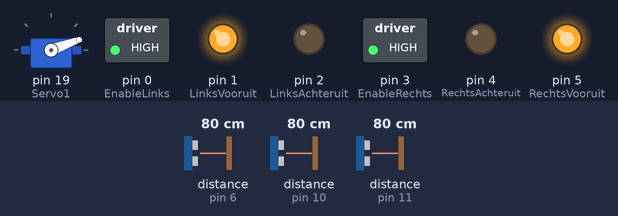
Recording of a sketch running on a simulated Arduino Uno, built with avr-gcc and run on an emulated ATmega328P. Parts: servo, switched loads named in the sketch (green lamp = pin HIGH), output pins drawn as LEDs (lit = HIGH). The inputs (shaded band) are chosen by the test bench; at power-on: distance to the obstacle (sensors on pin 6, pin 10, pin 11) 80 cm. The echo pulse lasts 58.3 µs per cm.

Above: at 1.2 s.
1.3 s: distance to the obstacle (sensor on pin 6) set to 14 cm
2.8 s: distance to the obstacle (sensor on pin 6) set to 11 cm
At 4.0 s:
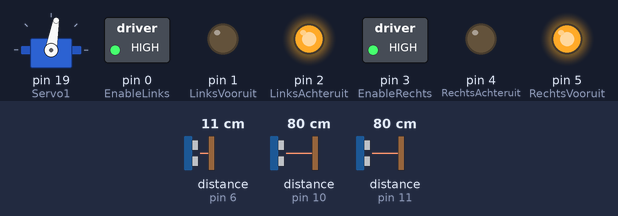
5.8 s: distance to the obstacle (sensor on pin 6) set to 18 cm
At 6.3 s:
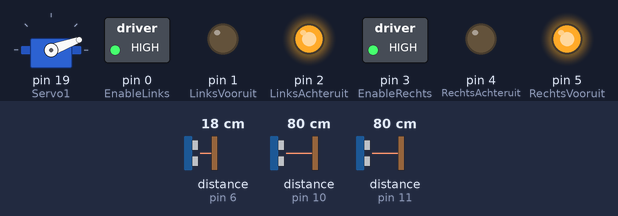
8.8 s: distance to the obstacle (sensor on pin 6) set to 2 cm
At 9.7 s:
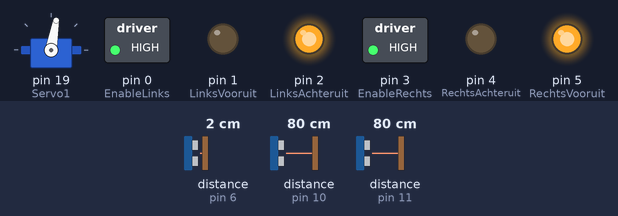
11.8 s: distance to the obstacle (sensor on pin 6) set to 35 cm
At 13.0 s:
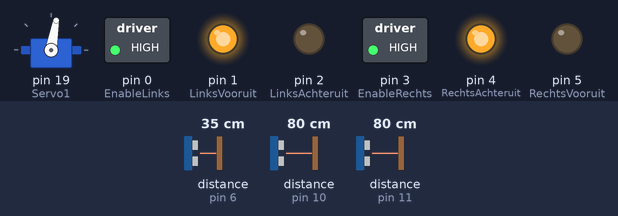
Timing chart, 0 to 15.1 s (numbered marks = the images above; inputs shaded):
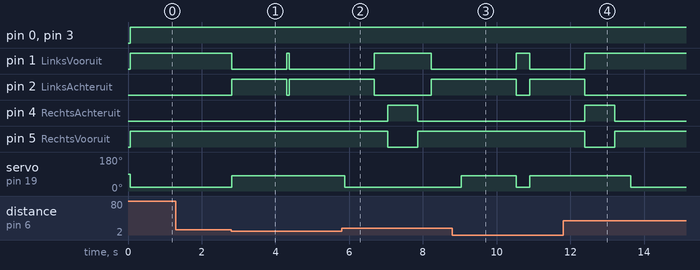

Measured:
- the behaviour switches between 13 and 12 cm on distance to the obstacle (sensor on pin 6) (found by bisection; images 0 and 1)
- after the input at 1.3 s, every drawn part: stays the same
- after the input at 2.8 s, pin 1 (LinksVooruit): HIGH → LOW at once, → HIGH 1.5 s later, → LOW 0.06 s later; pin 2 (LinksAchteruit): LOW → HIGH at once, → LOW 1.5 s later, → HIGH 0.06 s later; servo on pin 19 (Servo1): 20° → 80° at once
- after the input at 5.8 s, pin 4 (RechtsAchteruit): LOW → HIGH after 1.2 s, → LOW 0.81 s later; pin 5 (RechtsVooruit): HIGH → LOW after 1.2 s, → HIGH 0.81 s later; servo on pin 19 (Servo1): goes on until 5.9 s, then stays 20°
- after the input at 8.8 s, pin 4 (RechtsAchteruit): stays LOW (without the input it goes to HIGH after 0.60 s); pin 5 (RechtsVooruit): stays HIGH (without the input it goes to LOW after 0.60 s); servo on pin 19 (Servo1): 20° → 80° after 0.23 s, → 20° 1.5 s later, → 80° 0.36 s later
- after the input at 11.8 s, pin 1 (LinksVooruit): goes on until 12.4 s, then stays HIGH; pin 2 (LinksAchteruit): goes on until 12.4 s, then stays LOW; servo on pin 19 (Servo1): 80° → 20° after 1.8 s

The sketch:

TestMultiSensor1.ino
```cpp
//Libraries Aanspreken
#include <NewPing.h>
#include <Servo.h>
#include "Timer.h"

Servo Servo1;

int ProgramCount = 1;

int DriveCount = 1;
long FrontSensor;
long RightSensor;
long LeftSensor;
int ServoStatus = 20;

Timer t;

//RijINTs aanmaken
int LinksVooruit = 1;
int LinksAchteruit = 2;
int RechtsVooruit = 5;
int RechtsAchteruit = 4;
int EnableRechts = 3;
int EnableLinks = 0;

#define TRIGGER_PIN  12
#define TRIGGER_PIN2 13
#define TRIGGER_PIN3 7
#define ECHO_PIN2    10
#define ECHO_PIN     11
#define ECHO_PIN3    6
#define MAX_DISTANCE 200

NewPing sonar(TRIGGER_PIN, ECHO_PIN, MAX_DISTANCE);
NewPing sonar2(TRIGGER_PIN2, ECHO_PIN2, MAX_DISTANCE);
NewPing sonar3(TRIGGER_PIN3, ECHO_PIN3, MAX_DISTANCE);


void setup() {
  // put your setup code here, to run once:

  pinMode(LinksVooruit, OUTPUT);
  pinMode(LinksAchteruit, OUTPUT);
  pinMode(RechtsVooruit, OUTPUT);
  pinMode(RechtsAchteruit, OUTPUT);
  pinMode(EnableLinks, OUTPUT);
  pinMode(EnableRechts, OUTPUT);

  Servo1.attach(19);

  int tickEvent = t.every(500,ChangeServo);
}

void loop() {
  // put your main code here, to run repeatedly:
  MeasureDistance(1);
  DistanceCheck(1);
  Execute();
}

void ChangeServo()
{
    if(ServoStatus == 20){
    Servo1.write(80);
    ServoStatus = 80;
  }
  else if(ServoStatus == 80){
    Servo1.write(20);
    ServoStatus = 20;
  }
}

void Execute(){
 switch(ProgramCount){
  case 1:
    Servo1.write(20);
    Vooruit();
    break;
  case 2:
    Vooruit();
    t.update();
    break;
  case 3:
    Servo1.write(20);
    DriveZigzag();
    break;
  case 4:
    DriveCount = 0;
    DriveZigzag();
    break;
 }
}

void DriveZigzag(){
    if (DriveCount == 0){
  do {
  Drive (-1,1);
  delay(250);
  MeasureDistance(1);
  DistanceCheck(1);
  Vooruit();
  if(ProgramCount == 4){
      t.update();
  }
  delay(300);
  MeasureDistance(1);
  DistanceCheck(1);
  Drive (1,-1);
  if(ProgramCount == 4){
      t.update();
  }
  delay(750);
  Vooruit();
  if(ProgramCount == 4){
      t.update();
  }
  MeasureDistance(1);
  DistanceCheck(1);
  delay(300);
  DriveCount++;
  MeasureDistance(1);
  DistanceCheck(1);
  } while(ProgramCount == 3 || ProgramCount == 4);
  }
  else {
    do{
    Drive (-1,1);
    delay(750);
   MeasureDistance(1);
   DistanceCheck(1);
    Vooruit();
    if(ProgramCount == 4){
      t.update();
    }
    delay(300);
    MeasureDistance(1);
    DistanceCheck(1);
    Drive (1,-1);
    if(ProgramCount == 4){
      t.update();
    }
    delay(750);
    MeasureDistance(1);
    DistanceCheck(1);
    Vooruit();
    if(ProgramCount == 4){
      t.update();
    }
    delay(300);
    DriveCount++;
    MeasureDistance(1);
    DistanceCheck(1);
    if(ProgramCount == 4){
      t.update();
    }
    } while(ProgramCount == 3 ||ProgramCount == 4);
  }

}

void MeasureDistance(int DelayVal){
  delay(50);
  int uS = sonar.ping();
  FrontSensor = uS / US_ROUNDTRIP_CM;
  int ping2 = sonar2.ping();
  RightSensor = ping2 / US_ROUNDTRIP_CM;
  int ping3 = sonar3.ping();
  LeftSensor = ping3 / US_ROUNDTRIP_CM;
}
void DistanceCheck(int DelayVal){
  if(FrontSensor <= 10 && FrontSensor != 0 || RightSensor <= 12 && RightSensor != 0 || LeftSensor <= 12 && LeftSensor != 0){
    DraaiRechts(1500);
    if (ProgramCount < 4){
     ProgramCount++;
    }
    else
    ProgramCount = 1;
  }
  else
  Vooruit();
}

void Drive(int LeftWheel, int RightWheel)
{
 switch(LeftWheel)
 {
  //links wiel vooruit
  case 1:
    digitalWrite(EnableLinks, HIGH);
    digitalWrite(LinksVooruit, HIGH);
    digitalWrite(LinksAchteruit, LOW);
    break;
    //links wiel remt
  case 0:
    digitalWrite(EnableLinks, LOW);
    digitalWrite(LinksVooruit, LOW);
    digitalWrite(LinksAchteruit, LOW);
   break;
   //links wiel achteruit
   case -1:
    digitalWrite(EnableLinks, HIGH);
    digitalWrite(LinksVooruit, LOW);
    digitalWrite(LinksAchteruit, HIGH);
    break;
 }
 switch(RightWheel)
 {
    //Rechts wiel vooruit
    case 1:
    digitalWrite(EnableRechts, HIGH);
    digitalWrite(RechtsVooruit, HIGH);
    digitalWrite(RechtsAchteruit, LOW);
    break;
    //Rechts wiel remt
  case 0:
    digitalWrite(EnableRechts, LOW);
    digitalWrite(RechtsVooruit, LOW);
    digitalWrite(RechtsAchteruit, LOW);
   break;
   //Rechts wiel gaat achteruit
   case -1:
    digitalWrite(EnableRechts, HIGH);
    digitalWrite(RechtsVooruit, LOW);
    digitalWrite(RechtsAchteruit, HIGH);
    break;
 }
}

void Vooruit()
{
  Drive(1,1);
}

void DraaiRechts(int delayVal)
{
  Servo1.write(80);
  Drive(-1, 1);
  delay(delayVal);
}
```
